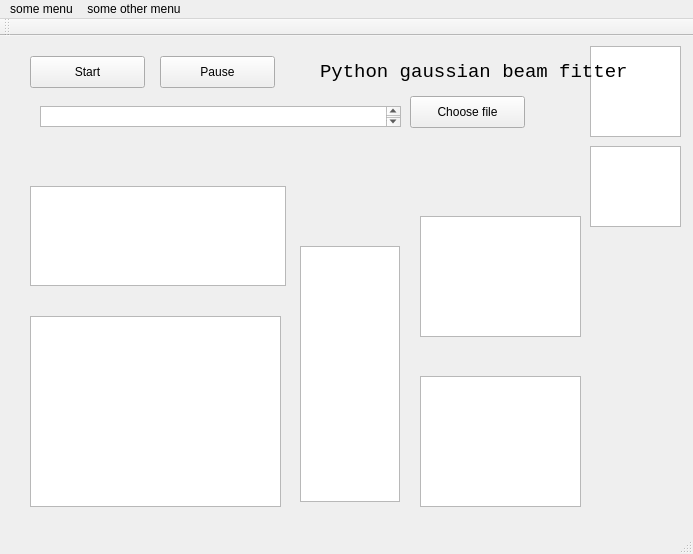
<?xml version="1.0" encoding="UTF-8"?>
<ui version="4.0">
 <class>MainWindow</class>
 <widget class="QMainWindow" name="MainWindow">
  <property name="geometry">
   <rect>
    <x>0</x>
    <y>0</y>
    <width>693</width>
    <height>554</height>
   </rect>
  </property>
  <property name="windowTitle">
   <string>MainWindow</string>
  </property>
  <widget class="QWidget" name="centralWidget">
   <widget class="MplWidget" name="BeamDisplay">
    <property name="geometry">
     <rect>
      <x>30</x>
      <y>280</y>
      <width>251</width>
      <height>191</height>
     </rect>
    </property>
   </widget>
   <widget class="MplWidget" name="xplot">
    <property name="geometry">
     <rect>
      <x>30</x>
      <y>150</y>
      <width>256</width>
      <height>100</height>
     </rect>
    </property>
   </widget>
   <widget class="MplWidget" name="yplot">
    <property name="geometry">
     <rect>
      <x>300</x>
      <y>210</y>
      <width>100</width>
      <height>256</height>
     </rect>
    </property>
   </widget>
   <widget class="QGraphicsView" name="TwoD_region">
    <property name="geometry">
     <rect>
      <x>590</x>
      <y>10</y>
      <width>91</width>
      <height>91</height>
     </rect>
    </property>
   </widget>
   <widget class="QGraphicsView" name="TwoD_fit">
    <property name="geometry">
     <rect>
      <x>590</x>
      <y>110</y>
      <width>91</width>
      <height>81</height>
     </rect>
    </property>
   </widget>
   <widget class="QTextBrowser" name="FitResultsSummary">
    <property name="geometry">
     <rect>
      <x>420</x>
      <y>180</y>
      <width>161</width>
      <height>121</height>
     </rect>
    </property>
    <property name="html">
     <string>&lt;!DOCTYPE HTML PUBLIC &quot;-//W3C//DTD HTML 4.0//EN&quot; &quot;http://www.w3.org/TR/REC-html40/strict.dtd&quot;&gt;
&lt;html&gt;&lt;head&gt;&lt;meta name=&quot;qrichtext&quot; content=&quot;1&quot; /&gt;&lt;style type=&quot;text/css&quot;&gt;
p, li { white-space: pre-wrap; }
&lt;/style&gt;&lt;/head&gt;&lt;body style=&quot; font-family:'.Helvetica Neue DeskInterface'; font-size:13pt; font-weight:400; font-style:normal;&quot;&gt;
&lt;p style=&quot;-qt-paragraph-type:empty; margin-top:0px; margin-bottom:0px; margin-left:0px; margin-right:0px; -qt-block-indent:0; text-indent:0px; font-family:'MS Shell Dlg 2'; font-size:8.25pt;&quot;&gt;&lt;br /&gt;&lt;/p&gt;&lt;/body&gt;&lt;/html&gt;</string>
    </property>
   </widget>
   <widget class="QTextBrowser" name="ErrorMessages">
    <property name="geometry">
     <rect>
      <x>420</x>
      <y>340</y>
      <width>161</width>
      <height>131</height>
     </rect>
    </property>
   </widget>
   <widget class="QLabel" name="label">
    <property name="geometry">
     <rect>
      <x>320</x>
      <y>20</y>
      <width>331</width>
      <height>31</height>
     </rect>
    </property>
    <property name="font">
     <font>
      <family>Courier New</family>
      <pointsize>14</pointsize>
     </font>
    </property>
    <property name="text">
     <string>Python gaussian beam fitter</string>
    </property>
   </widget>
   <widget class="QPushButton" name="StartButton">
    <property name="geometry">
     <rect>
      <x>30</x>
      <y>20</y>
      <width>115</width>
      <height>32</height>
     </rect>
    </property>
    <property name="text">
     <string>Start</string>
    </property>
   </widget>
   <widget class="QPushButton" name="PauseButton">
    <property name="geometry">
     <rect>
      <x>160</x>
      <y>20</y>
      <width>115</width>
      <height>32</height>
     </rect>
    </property>
    <property name="text">
     <string>Pause</string>
    </property>
   </widget>
   <widget class="QPushButton" name="fileDialog">
    <property name="geometry">
     <rect>
      <x>410</x>
      <y>60</y>
      <width>115</width>
      <height>32</height>
     </rect>
    </property>
    <property name="text">
     <string>Choose file</string>
    </property>
   </widget>
   <widget class="QTextBrowser" name="fileOutput">
    <property name="geometry">
     <rect>
      <x>40</x>
      <y>70</y>
      <width>361</width>
      <height>21</height>
     </rect>
    </property>
   </widget>
  </widget>
  <widget class="QMenuBar" name="menuBar">
   <property name="geometry">
    <rect>
     <x>0</x>
     <y>0</y>
     <width>693</width>
     <height>22</height>
    </rect>
   </property>
   <property name="mouseTracking">
    <bool>false</bool>
   </property>
   <widget class="QMenu" name="menuSome_menu">
    <property name="mouseTracking">
     <bool>false</bool>
    </property>
    <property name="title">
     <string>some menu</string>
    </property>
   </widget>
   <widget class="QMenu" name="menuSome_other_menu">
    <property name="title">
     <string>some other menu</string>
    </property>
   </widget>
   <addaction name="menuSome_menu"/>
   <addaction name="menuSome_other_menu"/>
  </widget>
  <widget class="QToolBar" name="mainToolBar">
   <attribute name="toolBarArea">
    <enum>TopToolBarArea</enum>
   </attribute>
   <attribute name="toolBarBreak">
    <bool>false</bool>
   </attribute>
  </widget>
  <widget class="QStatusBar" name="statusBar"/>
 </widget>
 <layoutdefault spacing="6" margin="11"/>
 <customwidgets>
  <customwidget>
   <class>MplWidget</class>
   <extends>QGraphicsView</extends>
   <header>mplwidget</header>
  </customwidget>
 </customwidgets>
 <resources/>
 <connections/>
</ui>
